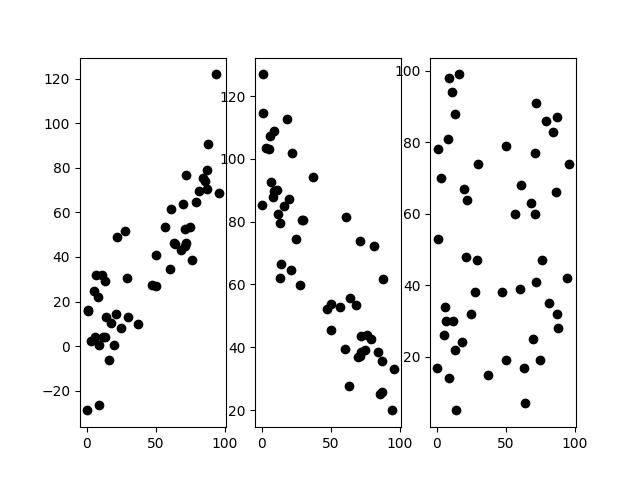

Write the Python code that produced this figure.
import numpy as np
import matplotlib 
import matplotlib.pyplot as plt
np.random.seed(1)

x = np.random.randint(0,100,50)
y1 = 0.8*x +np.random.normal(0,15, 50)
y2 = 100 - 0.7*x + np.random.normal(0, 15, 50)
y3 = np.random.randint(0, 100 ,50)
r1 = np.corrcoef(x, y1)
r2 = np.corrcoef(x, y2)
r3 = np.corrcoef(x, y3)
fig = plt.figure()
plt.subplot(131)
plt.scatter(x, y1,color = 'k')
plt.subplot(132)
plt.scatter(x, y2,color = 'k')
plt.subplot(133)
plt.scatter(x, y3,color = 'k')
print (r1)
print (r2)
print (r3)
plt.show()
